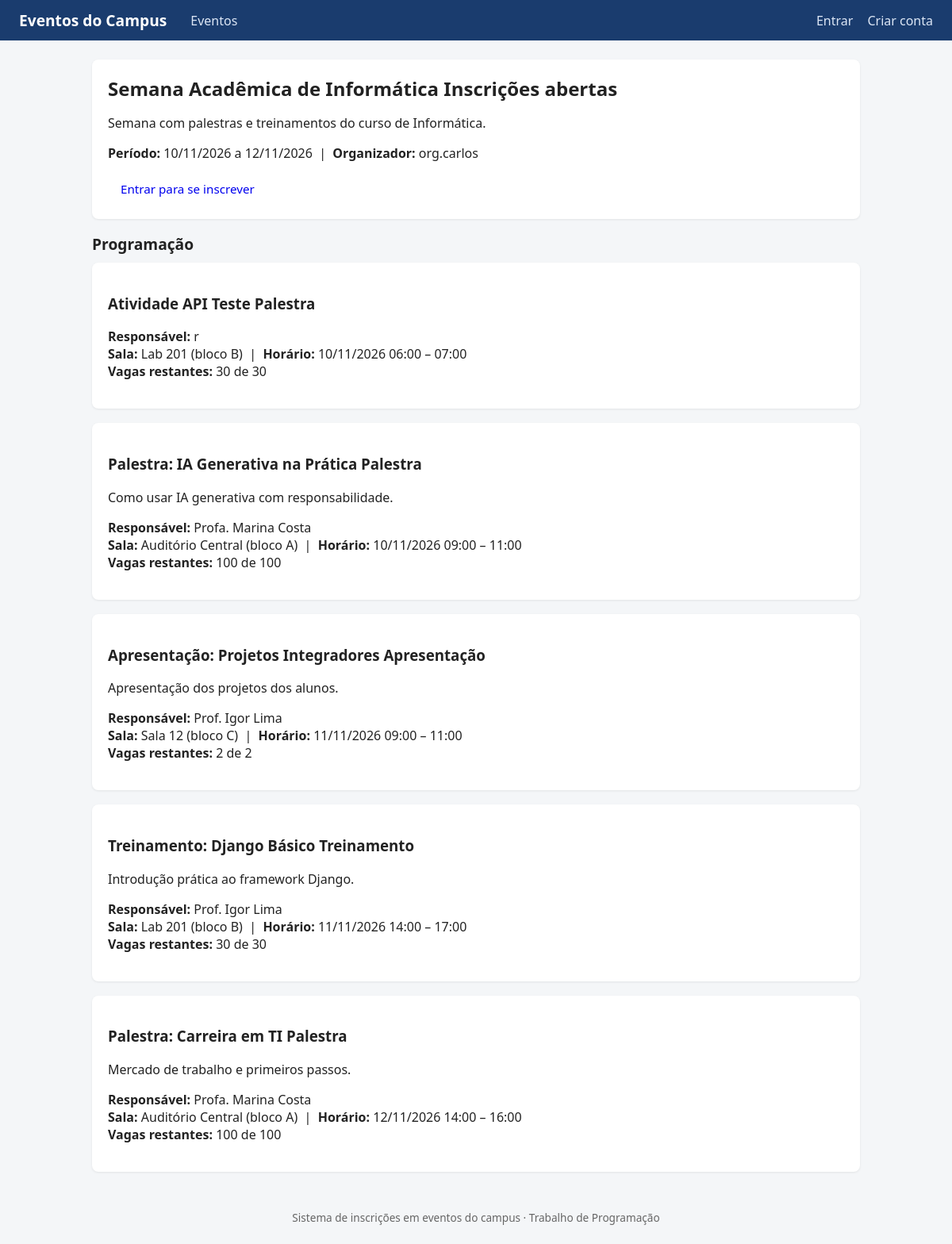
The app's page /evento/1/ with its own data.
### eventos/models.py (models this page shows, shortened)
class Evento(models.Model):
    nome = models.CharField(max_length=150)
    descricao = models.TextField(blank=True)
    inicio = models.DateField()
    fim = models.DateField()
    inscricoes_abertas = models.BooleanField(default=True)
    organizador = models.ForeignKey(
        settings.AUTH_USER_MODEL,
        on_delete=models.CASCADE,
        related_name='eventos_organizados',
    )
    class Meta:
        verbose_name = 'Evento'
        verbose_name_plural = 'Eventos'

class Atividade(models.Model):
    TIPO_CHOICES = [
        ('palestra', 'Palestra'),
        ('treinamento', 'Treinamento'),
        ('apresentacao', 'Apresentação'),
    ]
    evento = models.ForeignKey(
        Evento,
        on_delete=models.CASCADE,
        related_name='atividades',
    )
    titulo = models.CharField(max_length=150)
    tipo = models.CharField(max_length=20, choices=TIPO_CHOICES)
    descricao = models.TextField(blank=True)
    responsavel = models.CharField(max_length=150)
    sala = models.ForeignKey(
        Sala,
        on_delete=models.PROTECT,
        related_name='atividades',
    )
    inicio = models.DateTimeField()
    fim = models.DateTimeField()
    class Meta:
        verbose_name = 'Atividade'
        verbose_name_plural = 'Atividades'
        ordering = ['inicio']
    def vagas_restantes(self):
        return max(self.sala.capacidade - self.inscricoes.count(), 0)
    def lotada(self):
        return self.vagas_restantes() <= 0

class Sala(models.Model):
    nome = models.CharField(max_length=100)
    bloco = models.CharField(max_length=50)
    capacidade = models.PositiveIntegerField()
    class Meta:
        verbose_name = 'Sala'
        verbose_name_plural = 'Salas'
    def __str__(self):
        return f'{self.nome} (bloco {self.bloco})'

### eventos/views.py (the view)
# urls.py: path('evento/<int:pk>/', views.detalhe_evento, name='detalhe_evento'),
def detalhe_evento(request, pk):
    evento = get_object_or_404(Evento, pk=pk)
    atividades = evento.atividades.all()
    inscricao = None
    if request.user.is_authenticated:
        inscricao = InscricaoEvento.objects.filter(
            evento=evento, participante=request.user
        ).first()
    return render(request, 'eventos/detalhe_evento.html', {
        'evento': evento,
        'atividades': atividades,
        'inscricao': inscricao,
    })

### eventos/templates/eventos/detalhe_evento.html (shortened to what this page needs)
{% extends 'eventos/base.html' %}
{% block conteudo %}
<div class="card">
  <h1>{{ evento.nome }}
    {% if evento.inscricoes_abertas %}
    <span class="tag">Inscrições abertas</span>
    {% else %}
    <span class="tag tag-fechado">Inscrições encerradas</span>
    {% endif %}
  </h1>
  <p>{{ evento.descricao|linebreaksbr }}</p>
  <p><strong>Período:</strong> {{ evento.inicio|date:'d/m/Y' }} a {{ evento.fim|date:'d/m/Y' }}
    &nbsp;|&nbsp; <strong>Organizador:</strong> {{ evento.organizador.username }}</p>
  {% if user.is_authenticated %}
  {% if inscricao %}
  <form method="post" action="{% url 'cancelar_inscricao_evento' evento.pk %}" class="inline-form">
    {% csrf_token %}
    <button class="btn btn-perigo" type="submit"
      onclick="return confirm('Cancelar a inscrição no evento? Você sairá também de todas as atividades dele.')">
      Cancelar inscrição no evento
    </button>
  </form>
  <span>Você está inscrito neste evento.</span>
  {% else %}
  {% if evento.inscricoes_abertas %}
  <form method="post" action="{% url 'inscrever_evento' evento.pk %}" class="inline-form">
    {% csrf_token %}
    <button class="btn btn-sucesso" type="submit">Inscrever-se no evento</button>
  </form>
  {% endif %}
  {% endif %}
  {% if evento.organizador == user %}
  <a class="btn btn-neutro" href="{% url 'editar_evento' evento.pk %}">Editar</a>
  <form method="post" action="{% url 'excluir_evento' evento.pk %}" class="inline-form">
    {% csrf_token %}
    <button class="btn btn-perigo" type="submit" onclick="return confirm('Excluir este evento?')">Excluir</button>
  </form>
  {% endif %}
  {% else %}
  <a class="btn btn-sucesso" href="{% url 'login' %}">Entrar para se inscrever</a>
  {% endif %}
</div>
<h2>Programação</h2>
{% for atividade in atividades %}
<div class="card">
  <h3>{{ atividade.titulo }} <span class="tag">{{ atividade.get_tipo_display }}</span>
  </h3>
  <p>{{ atividade.descricao|linebreaksbr }}</p>
  <p>
    <strong>Responsável:</strong> {{ atividade.responsavel }}<br>
    <strong>Sala:</strong> {{ atividade.sala }} &nbsp;|&nbsp;
    <strong>Horário:</strong> {{ atividade.inicio|date:'d/m/Y H:i' }} – {{ atividade.fim|date:'H:i' }}<br>
    <strong>Vagas restantes:</strong> {{ atividade.vagas_restantes }} de {{ atividade.sala.capacidade }}
  </p>
</div>
{% empty %}
<div class="card">
  <p>Nenhuma atividade cadastrada.</p>
</div>
{% endfor %}
{% endblock %}

### eventos/templates/eventos/base.html (style rules this page uses)
* { box-sizing: border-box; }
body { font-family: 'Segoe UI', sans-serif; margin: 0; background: #f4f6f8; color: #222; }
.card { background: #fff; border-radius: 8px; padding: 20px; margin-bottom: 18px; box-shadow: 0 1px 3px rgba(0,0,0,.08); }
h1 { font-size: 1.5rem; margin: 0 0 14px; }
h2 { font-size: 1.2rem; margin: 0 0 10px; }
.btn { display: inline-block; padding: 8px 16px; border-radius: 6px; border: none; cursor: pointer; text-decoration: none; font-size: .95rem; font-weight: 500; }

### records on screen
Evento: nome "Semana Acadêmica de Informática", descricao "Semana com palestras e treinamentos do curso de Informática.", inicio "10/11/2026", fim "12/11/2026", organizador.username "org.carlos"
Atividade: titulo "Atividade API Teste", tipo "Palestra", responsavel "r", sala "Lab 201 (bloco B)", inicio "10/11/2026 06:00", fim "07:00", vagas_restantes "30", sala.capacidade "30"
Atividade: titulo "Palestra: IA Generativa na Prática", tipo "Palestra", descricao "Como usar IA generativa com responsabilidade.", responsavel "Profa. Marina Costa", sala "Auditório Central (bloco A)", inicio "10/11/2026 09:00", fim "11:00", vagas_restantes "100", sala.capacidade "100"
Atividade: titulo "Apresentação: Projetos Integradores", tipo "Apresentação", descricao "Apresentação dos projetos dos alunos.", responsavel "Prof. Igor Lima", sala "Sala 12 (bloco C)", inicio "11/11/2026 09:00", fim "11:00", vagas_restantes "2", sala.capacidade "2"
Atividade: titulo "Treinamento: Django Básico", tipo "Treinamento", descricao "Introdução prática ao framework Django.", responsavel "Prof. Igor Lima", sala "Lab 201 (bloco B)", inicio "11/11/2026 14:00", fim "17:00", vagas_restantes "30", sala.capacidade "30"
Atividade: titulo "Palestra: Carreira em TI", tipo "Palestra", descricao "Mercado de trabalho e primeiros passos.", responsavel "Profa. Marina Costa", sala "Auditório Central (bloco A)", inicio "12/11/2026 14:00", fim "16:00", vagas_restantes "100", sala.capacidade "100"
